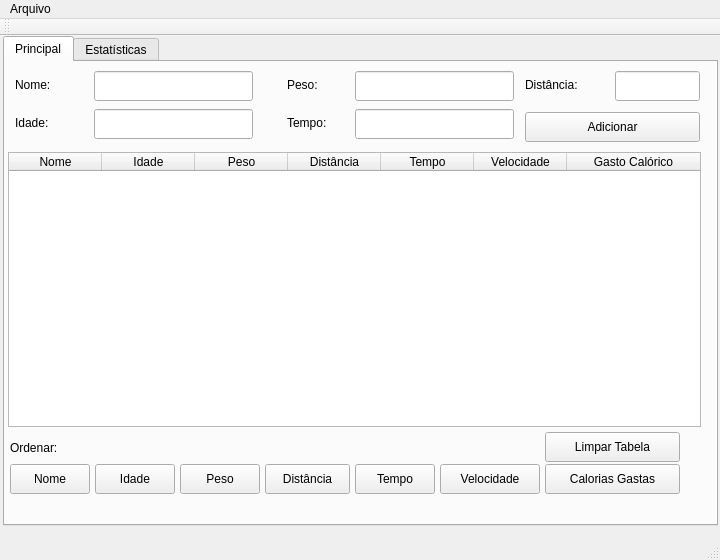
<?xml version="1.0" encoding="UTF-8"?>
<ui version="4.0">
 <class>MainWindow</class>
 <widget class="QMainWindow" name="MainWindow">
  <property name="geometry">
   <rect>
    <x>0</x>
    <y>0</y>
    <width>720</width>
    <height>560</height>
   </rect>
  </property>
  <property name="windowTitle">
   <string>MainWindow</string>
  </property>
  <widget class="QWidget" name="centralWidget">
   <widget class="QTabWidget" name="tabWidget">
    <property name="enabled">
     <bool>true</bool>
    </property>
    <property name="geometry">
     <rect>
      <x>3</x>
      <y>0</y>
      <width>715</width>
      <height>490</height>
     </rect>
    </property>
    <property name="focusPolicy">
     <enum>Qt::NoFocus</enum>
    </property>
    <property name="tabShape">
     <enum>QTabWidget::Rounded</enum>
    </property>
    <property name="currentIndex">
     <number>0</number>
    </property>
    <property name="elideMode">
     <enum>Qt::ElideRight</enum>
    </property>
    <property name="usesScrollButtons">
     <bool>false</bool>
    </property>
    <widget class="QWidget" name="tab">
     <attribute name="title">
      <string>Principal</string>
     </attribute>
     <widget class="QPushButton" name="botao_adicionar">
      <property name="geometry">
       <rect>
        <x>520</x>
        <y>50</y>
        <width>175</width>
        <height>30</height>
       </rect>
      </property>
      <property name="text">
       <string>Adicionar</string>
      </property>
     </widget>
     <widget class="QLabel" name="label">
      <property name="geometry">
       <rect>
        <x>10</x>
        <y>12</y>
        <width>54</width>
        <height>21</height>
       </rect>
      </property>
      <property name="text">
       <string>Nome:</string>
      </property>
     </widget>
     <widget class="QLabel" name="label_2">
      <property name="geometry">
       <rect>
        <x>10</x>
        <y>50</y>
        <width>54</width>
        <height>21</height>
       </rect>
      </property>
      <property name="text">
       <string>Idade:</string>
      </property>
     </widget>
     <widget class="QLineEdit" name="lineEdit_nome">
      <property name="geometry">
       <rect>
        <x>89</x>
        <y>9</y>
        <width>159</width>
        <height>30</height>
       </rect>
      </property>
     </widget>
     <widget class="QLineEdit" name="lineEdit_idade">
      <property name="geometry">
       <rect>
        <x>89</x>
        <y>47</y>
        <width>159</width>
        <height>30</height>
       </rect>
      </property>
     </widget>
     <widget class="QTableWidget" name="tabela">
      <property name="geometry">
       <rect>
        <x>3</x>
        <y>90</y>
        <width>693</width>
        <height>275</height>
       </rect>
      </property>
      <property name="contextMenuPolicy">
       <enum>Qt::DefaultContextMenu</enum>
      </property>
      <property name="statusTip">
       <string notr="true"/>
      </property>
      <property name="frameShape">
       <enum>QFrame::StyledPanel</enum>
      </property>
      <property name="frameShadow">
       <enum>QFrame::Sunken</enum>
      </property>
      <property name="verticalScrollBarPolicy">
       <enum>Qt::ScrollBarAsNeeded</enum>
      </property>
      <property name="horizontalScrollBarPolicy">
       <enum>Qt::ScrollBarAsNeeded</enum>
      </property>
      <property name="sizeAdjustPolicy">
       <enum>QAbstractScrollArea::AdjustToContents</enum>
      </property>
      <property name="autoScroll">
       <bool>false</bool>
      </property>
      <property name="autoScrollMargin">
       <number>16</number>
      </property>
      <property name="selectionBehavior">
       <enum>QAbstractItemView::SelectItems</enum>
      </property>
      <property name="textElideMode">
       <enum>Qt::ElideNone</enum>
      </property>
      <property name="horizontalScrollMode">
       <enum>QAbstractItemView::ScrollPerPixel</enum>
      </property>
      <property name="gridStyle">
       <enum>Qt::SolidLine</enum>
      </property>
      <attribute name="horizontalHeaderCascadingSectionResizes">
       <bool>true</bool>
      </attribute>
      <attribute name="horizontalHeaderMinimumSectionSize">
       <number>70</number>
      </attribute>
      <attribute name="horizontalHeaderDefaultSectionSize">
       <number>93</number>
      </attribute>
      <attribute name="horizontalHeaderHighlightSections">
       <bool>true</bool>
      </attribute>
      <attribute name="horizontalHeaderStretchLastSection">
       <bool>true</bool>
      </attribute>
      <attribute name="verticalHeaderCascadingSectionResizes">
       <bool>true</bool>
      </attribute>
      <column>
       <property name="text">
        <string>Nome</string>
       </property>
      </column>
      <column>
       <property name="text">
        <string>Idade</string>
       </property>
      </column>
      <column>
       <property name="text">
        <string>Peso</string>
       </property>
      </column>
      <column>
       <property name="text">
        <string>Distância</string>
       </property>
      </column>
      <column>
       <property name="text">
        <string>Tempo</string>
       </property>
      </column>
      <column>
       <property name="text">
        <string>Velocidade</string>
       </property>
      </column>
      <column>
       <property name="text">
        <string>Gasto Calórico</string>
       </property>
      </column>
     </widget>
     <widget class="QPushButton" name="botao_ordenar_nome">
      <property name="geometry">
       <rect>
        <x>5</x>
        <y>402</y>
        <width>80</width>
        <height>30</height>
       </rect>
      </property>
      <property name="text">
       <string>Nome</string>
      </property>
     </widget>
     <widget class="QPushButton" name="botao_ordenar_idade">
      <property name="geometry">
       <rect>
        <x>90</x>
        <y>402</y>
        <width>80</width>
        <height>30</height>
       </rect>
      </property>
      <property name="text">
       <string>Idade</string>
      </property>
     </widget>
     <widget class="QPushButton" name="botao_ordenar_peso">
      <property name="geometry">
       <rect>
        <x>175</x>
        <y>402</y>
        <width>80</width>
        <height>30</height>
       </rect>
      </property>
      <property name="text">
       <string>Peso</string>
      </property>
     </widget>
     <widget class="QLineEdit" name="lineEdit_distancia">
      <property name="geometry">
       <rect>
        <x>610</x>
        <y>9</y>
        <width>85</width>
        <height>30</height>
       </rect>
      </property>
     </widget>
     <widget class="QLabel" name="label_5">
      <property name="geometry">
       <rect>
        <x>520</x>
        <y>12</y>
        <width>80</width>
        <height>21</height>
       </rect>
      </property>
      <property name="text">
       <string>Distância:</string>
      </property>
     </widget>
     <widget class="QPushButton" name="botao_ordenar_velocidade">
      <property name="geometry">
       <rect>
        <x>435</x>
        <y>402</y>
        <width>100</width>
        <height>30</height>
       </rect>
      </property>
      <property name="text">
       <string>Velocidade</string>
      </property>
     </widget>
     <widget class="QPushButton" name="botao_ordenar_tempo">
      <property name="geometry">
       <rect>
        <x>350</x>
        <y>402</y>
        <width>80</width>
        <height>30</height>
       </rect>
      </property>
      <property name="text">
       <string>Tempo</string>
      </property>
     </widget>
     <widget class="QPushButton" name="botao_ordenar_distancia">
      <property name="geometry">
       <rect>
        <x>260</x>
        <y>402</y>
        <width>85</width>
        <height>30</height>
       </rect>
      </property>
      <property name="text">
       <string>Distância</string>
      </property>
     </widget>
     <widget class="QPushButton" name="botao_ordenar_calorias">
      <property name="geometry">
       <rect>
        <x>540</x>
        <y>402</y>
        <width>135</width>
        <height>30</height>
       </rect>
      </property>
      <property name="text">
       <string>Calorias Gastas</string>
      </property>
     </widget>
     <widget class="QLabel" name="label_3">
      <property name="geometry">
       <rect>
        <x>282</x>
        <y>12</y>
        <width>61</width>
        <height>21</height>
       </rect>
      </property>
      <property name="text">
       <string>Peso:</string>
      </property>
     </widget>
     <widget class="QLineEdit" name="lineEdit_peso">
      <property name="geometry">
       <rect>
        <x>350</x>
        <y>9</y>
        <width>159</width>
        <height>30</height>
       </rect>
      </property>
     </widget>
     <widget class="QLabel" name="label_4">
      <property name="geometry">
       <rect>
        <x>282</x>
        <y>50</y>
        <width>61</width>
        <height>21</height>
       </rect>
      </property>
      <property name="text">
       <string>Tempo:</string>
      </property>
     </widget>
     <widget class="QLineEdit" name="lineEdit_tempo">
      <property name="geometry">
       <rect>
        <x>350</x>
        <y>47</y>
        <width>159</width>
        <height>30</height>
       </rect>
      </property>
     </widget>
     <widget class="QLabel" name="label_15">
      <property name="geometry">
       <rect>
        <x>5</x>
        <y>375</y>
        <width>80</width>
        <height>21</height>
       </rect>
      </property>
      <property name="text">
       <string>Ordenar:</string>
      </property>
     </widget>
     <widget class="QPushButton" name="botao_limpar_tabela">
      <property name="geometry">
       <rect>
        <x>540</x>
        <y>370</y>
        <width>135</width>
        <height>30</height>
       </rect>
      </property>
      <property name="text">
       <string>Limpar Tabela</string>
      </property>
     </widget>
    </widget>
    <widget class="QWidget" name="tab_2">
     <property name="enabled">
      <bool>true</bool>
     </property>
     <property name="focusPolicy">
      <enum>Qt::NoFocus</enum>
     </property>
     <attribute name="title">
      <string>Estatísticas</string>
     </attribute>
     <widget class="QGroupBox" name="groupBox_3">
      <property name="geometry">
       <rect>
        <x>20</x>
        <y>150</y>
        <width>660</width>
        <height>145</height>
       </rect>
      </property>
      <property name="font">
       <font>
        <weight>50</weight>
        <bold>false</bold>
       </font>
      </property>
      <property name="title">
       <string>Média</string>
      </property>
      <widget class="QLabel" name="label_9">
       <property name="geometry">
        <rect>
         <x>0</x>
         <y>25</y>
         <width>221</width>
         <height>36</height>
        </rect>
       </property>
       <property name="font">
        <font>
         <pointsize>11</pointsize>
         <weight>50</weight>
         <bold>false</bold>
        </font>
       </property>
       <property name="frameShape">
        <enum>QFrame::StyledPanel</enum>
       </property>
       <property name="text">
        <string>Distância</string>
       </property>
       <property name="alignment">
        <set>Qt::AlignCenter</set>
       </property>
      </widget>
      <widget class="QLabel" name="label_7">
       <property name="geometry">
        <rect>
         <x>220</x>
         <y>25</y>
         <width>221</width>
         <height>36</height>
        </rect>
       </property>
       <property name="font">
        <font>
         <pointsize>11</pointsize>
         <weight>50</weight>
         <bold>false</bold>
        </font>
       </property>
       <property name="frameShape">
        <enum>QFrame::StyledPanel</enum>
       </property>
       <property name="text">
        <string>Tempo</string>
       </property>
       <property name="alignment">
        <set>Qt::AlignCenter</set>
       </property>
      </widget>
      <widget class="QLabel" name="label_8">
       <property name="geometry">
        <rect>
         <x>440</x>
         <y>25</y>
         <width>220</width>
         <height>36</height>
        </rect>
       </property>
       <property name="font">
        <font>
         <pointsize>11</pointsize>
         <weight>50</weight>
         <bold>false</bold>
        </font>
       </property>
       <property name="frameShape">
        <enum>QFrame::StyledPanel</enum>
       </property>
       <property name="text">
        <string>Velocidade</string>
       </property>
       <property name="alignment">
        <set>Qt::AlignCenter</set>
       </property>
      </widget>
      <widget class="QLabel" name="label_med_distancia">
       <property name="geometry">
        <rect>
         <x>0</x>
         <y>60</y>
         <width>220</width>
         <height>81</height>
        </rect>
       </property>
       <property name="font">
        <font>
         <pointsize>25</pointsize>
         <weight>50</weight>
         <bold>false</bold>
        </font>
       </property>
       <property name="frameShape">
        <enum>QFrame::StyledPanel</enum>
       </property>
       <property name="text">
        <string>0.0</string>
       </property>
       <property name="alignment">
        <set>Qt::AlignCenter</set>
       </property>
      </widget>
      <widget class="QLabel" name="label_med_tempo">
       <property name="geometry">
        <rect>
         <x>220</x>
         <y>60</y>
         <width>220</width>
         <height>81</height>
        </rect>
       </property>
       <property name="font">
        <font>
         <pointsize>25</pointsize>
         <weight>50</weight>
         <bold>false</bold>
        </font>
       </property>
       <property name="frameShape">
        <enum>QFrame::StyledPanel</enum>
       </property>
       <property name="text">
        <string>0.0</string>
       </property>
       <property name="alignment">
        <set>Qt::AlignCenter</set>
       </property>
      </widget>
      <widget class="QLabel" name="label_med_velocidade">
       <property name="geometry">
        <rect>
         <x>440</x>
         <y>60</y>
         <width>220</width>
         <height>81</height>
        </rect>
       </property>
       <property name="font">
        <font>
         <pointsize>25</pointsize>
         <weight>50</weight>
         <bold>false</bold>
        </font>
       </property>
       <property name="frameShape">
        <enum>QFrame::StyledPanel</enum>
       </property>
       <property name="text">
        <string>0.0</string>
       </property>
       <property name="alignment">
        <set>Qt::AlignCenter</set>
       </property>
      </widget>
     </widget>
     <widget class="QGroupBox" name="groupBox_4">
      <property name="geometry">
       <rect>
        <x>20</x>
        <y>300</y>
        <width>660</width>
        <height>145</height>
       </rect>
      </property>
      <property name="title">
       <string>Destaques</string>
      </property>
      <widget class="QLabel" name="label_6">
       <property name="geometry">
        <rect>
         <x>0</x>
         <y>25</y>
         <width>221</width>
         <height>36</height>
        </rect>
       </property>
       <property name="frameShape">
        <enum>QFrame::StyledPanel</enum>
       </property>
       <property name="text">
        <string>Maior Distância Percorrida</string>
       </property>
       <property name="alignment">
        <set>Qt::AlignCenter</set>
       </property>
      </widget>
      <widget class="QLabel" name="label_maior_distancia">
       <property name="geometry">
        <rect>
         <x>0</x>
         <y>60</y>
         <width>220</width>
         <height>81</height>
        </rect>
       </property>
       <property name="font">
        <font>
         <pointsize>25</pointsize>
        </font>
       </property>
       <property name="frameShape">
        <enum>QFrame::StyledPanel</enum>
       </property>
       <property name="text">
        <string>X</string>
       </property>
       <property name="alignment">
        <set>Qt::AlignCenter</set>
       </property>
      </widget>
      <widget class="QLabel" name="label_menor_tempo_gasto">
       <property name="geometry">
        <rect>
         <x>220</x>
         <y>60</y>
         <width>220</width>
         <height>81</height>
        </rect>
       </property>
       <property name="font">
        <font>
         <pointsize>25</pointsize>
        </font>
       </property>
       <property name="frameShape">
        <enum>QFrame::StyledPanel</enum>
       </property>
       <property name="text">
        <string>X</string>
       </property>
       <property name="alignment">
        <set>Qt::AlignCenter</set>
       </property>
      </widget>
      <widget class="QLabel" name="label_mais_veloz">
       <property name="geometry">
        <rect>
         <x>440</x>
         <y>60</y>
         <width>220</width>
         <height>81</height>
        </rect>
       </property>
       <property name="font">
        <font>
         <pointsize>25</pointsize>
        </font>
       </property>
       <property name="frameShape">
        <enum>QFrame::StyledPanel</enum>
       </property>
       <property name="text">
        <string>X</string>
       </property>
       <property name="alignment">
        <set>Qt::AlignCenter</set>
       </property>
      </widget>
      <widget class="QLabel" name="label_13">
       <property name="geometry">
        <rect>
         <x>220</x>
         <y>25</y>
         <width>221</width>
         <height>36</height>
        </rect>
       </property>
       <property name="frameShape">
        <enum>QFrame::StyledPanel</enum>
       </property>
       <property name="text">
        <string>Menor Tempo Gasto</string>
       </property>
       <property name="alignment">
        <set>Qt::AlignCenter</set>
       </property>
      </widget>
      <widget class="QLabel" name="label_14">
       <property name="geometry">
        <rect>
         <x>440</x>
         <y>25</y>
         <width>220</width>
         <height>36</height>
        </rect>
       </property>
       <property name="frameShape">
        <enum>QFrame::StyledPanel</enum>
       </property>
       <property name="text">
        <string>Mais Veloz</string>
       </property>
       <property name="alignment">
        <set>Qt::AlignCenter</set>
       </property>
      </widget>
     </widget>
     <widget class="QGroupBox" name="groupBox_5">
      <property name="geometry">
       <rect>
        <x>20</x>
        <y>0</y>
        <width>660</width>
        <height>145</height>
       </rect>
      </property>
      <property name="title">
       <string>Desvio Padrão</string>
      </property>
      <widget class="QLabel" name="label_10">
       <property name="geometry">
        <rect>
         <x>0</x>
         <y>25</y>
         <width>221</width>
         <height>36</height>
        </rect>
       </property>
       <property name="frameShape">
        <enum>QFrame::StyledPanel</enum>
       </property>
       <property name="text">
        <string>Distância</string>
       </property>
       <property name="alignment">
        <set>Qt::AlignCenter</set>
       </property>
      </widget>
      <widget class="QLabel" name="label_11">
       <property name="geometry">
        <rect>
         <x>220</x>
         <y>25</y>
         <width>221</width>
         <height>36</height>
        </rect>
       </property>
       <property name="frameShape">
        <enum>QFrame::StyledPanel</enum>
       </property>
       <property name="text">
        <string>Tempo</string>
       </property>
       <property name="alignment">
        <set>Qt::AlignCenter</set>
       </property>
      </widget>
      <widget class="QLabel" name="label_12">
       <property name="geometry">
        <rect>
         <x>440</x>
         <y>25</y>
         <width>220</width>
         <height>36</height>
        </rect>
       </property>
       <property name="frameShape">
        <enum>QFrame::StyledPanel</enum>
       </property>
       <property name="text">
        <string>Velocidade</string>
       </property>
       <property name="alignment">
        <set>Qt::AlignCenter</set>
       </property>
      </widget>
      <widget class="QLabel" name="label_dp_distancia">
       <property name="geometry">
        <rect>
         <x>0</x>
         <y>60</y>
         <width>220</width>
         <height>81</height>
        </rect>
       </property>
       <property name="font">
        <font>
         <pointsize>25</pointsize>
        </font>
       </property>
       <property name="frameShape">
        <enum>QFrame::StyledPanel</enum>
       </property>
       <property name="frameShadow">
        <enum>QFrame::Plain</enum>
       </property>
       <property name="text">
        <string>0.0</string>
       </property>
       <property name="alignment">
        <set>Qt::AlignCenter</set>
       </property>
      </widget>
      <widget class="QLabel" name="label_dp_tempo">
       <property name="geometry">
        <rect>
         <x>220</x>
         <y>60</y>
         <width>220</width>
         <height>81</height>
        </rect>
       </property>
       <property name="font">
        <font>
         <pointsize>25</pointsize>
        </font>
       </property>
       <property name="frameShape">
        <enum>QFrame::StyledPanel</enum>
       </property>
       <property name="text">
        <string>0.0</string>
       </property>
       <property name="alignment">
        <set>Qt::AlignCenter</set>
       </property>
      </widget>
      <widget class="QLabel" name="label_dp_velocidade">
       <property name="geometry">
        <rect>
         <x>440</x>
         <y>60</y>
         <width>220</width>
         <height>81</height>
        </rect>
       </property>
       <property name="font">
        <font>
         <pointsize>25</pointsize>
        </font>
       </property>
       <property name="frameShape">
        <enum>QFrame::StyledPanel</enum>
       </property>
       <property name="midLineWidth">
        <number>1</number>
       </property>
       <property name="text">
        <string>0.0</string>
       </property>
       <property name="alignment">
        <set>Qt::AlignCenter</set>
       </property>
      </widget>
     </widget>
    </widget>
   </widget>
  </widget>
  <widget class="QMenuBar" name="menuBar">
   <property name="geometry">
    <rect>
     <x>0</x>
     <y>0</y>
     <width>720</width>
     <height>26</height>
    </rect>
   </property>
   <widget class="QMenu" name="menuArquivo">
    <property name="title">
     <string>Arquivo</string>
    </property>
    <addaction name="Salvar"/>
    <addaction name="Carregar"/>
   </widget>
   <addaction name="menuArquivo"/>
  </widget>
  <widget class="QToolBar" name="mainToolBar">
   <attribute name="toolBarArea">
    <enum>TopToolBarArea</enum>
   </attribute>
   <attribute name="toolBarBreak">
    <bool>false</bool>
   </attribute>
  </widget>
  <widget class="QStatusBar" name="statusBar"/>
  <action name="Salvar">
   <property name="text">
    <string>Salvar</string>
   </property>
  </action>
  <action name="Carregar">
   <property name="text">
    <string>Carregar</string>
   </property>
  </action>
 </widget>
 <layoutdefault spacing="6" margin="11"/>
 <tabstops>
  <tabstop>lineEdit_nome</tabstop>
  <tabstop>lineEdit_idade</tabstop>
  <tabstop>lineEdit_peso</tabstop>
  <tabstop>lineEdit_tempo</tabstop>
  <tabstop>lineEdit_distancia</tabstop>
  <tabstop>botao_adicionar</tabstop>
  <tabstop>botao_ordenar_nome</tabstop>
  <tabstop>botao_ordenar_idade</tabstop>
  <tabstop>botao_ordenar_peso</tabstop>
  <tabstop>botao_ordenar_distancia</tabstop>
  <tabstop>botao_ordenar_tempo</tabstop>
  <tabstop>botao_ordenar_velocidade</tabstop>
  <tabstop>botao_ordenar_calorias</tabstop>
  <tabstop>botao_limpar_tabela</tabstop>
  <tabstop>tabela</tabstop>
  <tabstop>tabWidget</tabstop>
 </tabstops>
 <resources/>
 <connections/>
</ui>
